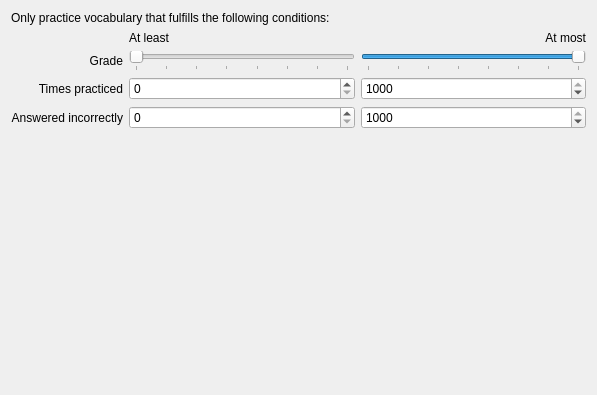
<?xml version="1.0" encoding="UTF-8"?>
<ui version="4.0">
 <class>ThresholdOptions</class>
 <widget class="QWidget" name="ThresholdOptions">
  <property name="geometry">
   <rect>
    <x>0</x>
    <y>0</y>
    <width>597</width>
    <height>395</height>
   </rect>
  </property>
  <layout class="QVBoxLayout">
   <item>
    <widget class="QLabel" name="label_8">
     <property name="text">
      <string>Only practice vocabulary that fulfills the following conditions:</string>
     </property>
    </widget>
   </item>
   <item>
    <layout class="QGridLayout">
     <item row="0" column="1">
      <widget class="QLabel" name="label_2">
       <property name="text">
        <string>At least</string>
       </property>
      </widget>
     </item>
     <item row="0" column="2">
      <widget class="QLabel" name="label_3">
       <property name="text">
        <string>At most</string>
       </property>
       <property name="alignment">
        <set>Qt::AlignRight|Qt::AlignTrailing|Qt::AlignVCenter</set>
       </property>
      </widget>
     </item>
     <item row="1" column="0">
      <widget class="QLabel" name="label">
       <property name="text">
        <string>Grade</string>
       </property>
       <property name="alignment">
        <set>Qt::AlignRight|Qt::AlignTrailing|Qt::AlignVCenter</set>
       </property>
      </widget>
     </item>
     <item row="2" column="0">
      <widget class="QLabel" name="label_4">
       <property name="text">
        <string>Times practiced</string>
       </property>
       <property name="alignment">
        <set>Qt::AlignRight|Qt::AlignTrailing|Qt::AlignVCenter</set>
       </property>
      </widget>
     </item>
     <item row="2" column="1">
      <widget class="KIntSpinBox" name="kcfg_PracticeMinimumTimesAsked">
       <property name="maximum">
        <number>1000</number>
       </property>
      </widget>
     </item>
     <item row="2" column="2">
      <widget class="KIntSpinBox" name="kcfg_PracticeMaximumTimesAsked">
       <property name="maximum">
        <number>1000</number>
       </property>
       <property name="value">
        <number>1000</number>
       </property>
      </widget>
     </item>
     <item row="3" column="0">
      <widget class="QLabel" name="label_6">
       <property name="text">
        <string>Answered incorrectly</string>
       </property>
       <property name="alignment">
        <set>Qt::AlignRight|Qt::AlignTrailing|Qt::AlignVCenter</set>
       </property>
      </widget>
     </item>
     <item row="3" column="1">
      <widget class="KIntSpinBox" name="kcfg_PracticeMinimumWrongCount">
       <property name="maximum">
        <number>1000</number>
       </property>
      </widget>
     </item>
     <item row="3" column="2">
      <widget class="KIntSpinBox" name="kcfg_PracticeMaximumWrongCount">
       <property name="maximum">
        <number>1000</number>
       </property>
       <property name="value">
        <number>1000</number>
       </property>
      </widget>
     </item>
     <item row="1" column="1">
      <widget class="QSlider" name="kcfg_PracticeMinimumGrade">
       <property name="maximum">
        <number>7</number>
       </property>
       <property name="pageStep">
        <number>8</number>
       </property>
       <property name="sliderPosition">
        <number>0</number>
       </property>
       <property name="orientation">
        <enum>Qt::Horizontal</enum>
       </property>
       <property name="tickPosition">
        <enum>QSlider::TicksBelow</enum>
       </property>
       <property name="tickInterval">
        <number>1</number>
       </property>
      </widget>
     </item>
     <item row="1" column="2">
      <widget class="QSlider" name="kcfg_PracticeMaximumGrade">
       <property name="maximum">
        <number>7</number>
       </property>
       <property name="pageStep">
        <number>8</number>
       </property>
       <property name="value">
        <number>7</number>
       </property>
       <property name="orientation">
        <enum>Qt::Horizontal</enum>
       </property>
       <property name="tickPosition">
        <enum>QSlider::TicksBelow</enum>
       </property>
       <property name="tickInterval">
        <number>1</number>
       </property>
      </widget>
     </item>
    </layout>
   </item>
   <item>
    <spacer name="verticalSpacer">
     <property name="orientation">
      <enum>Qt::Vertical</enum>
     </property>
     <property name="sizeHint" stdset="0">
      <size>
       <width>20</width>
       <height>40</height>
      </size>
     </property>
    </spacer>
   </item>
  </layout>
 </widget>
 <customwidgets>
  <customwidget>
   <class>KIntSpinBox</class>
   <extends>QSpinBox</extends>
   <header>knuminput.h</header>
  </customwidget>
 </customwidgets>
 <resources/>
 <connections/>
</ui>
